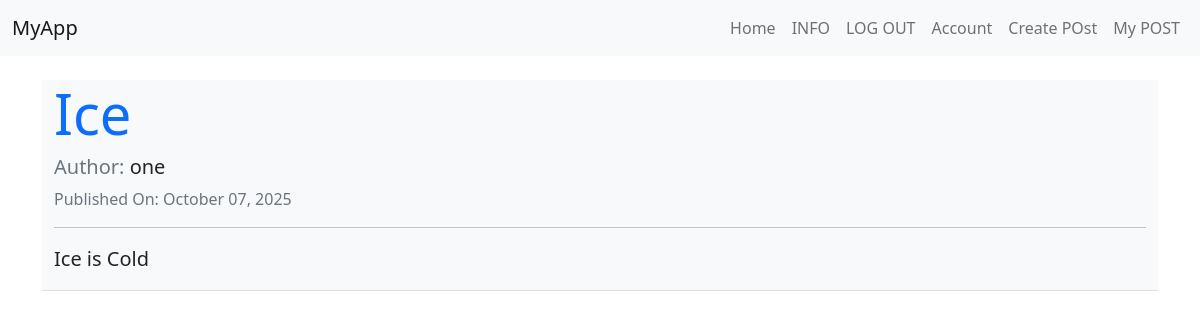
Page /1 (signed in) on the committed database.
### carForum/models.py (models this page shows, shortened)
class BlogPost(db.Model):
    users=db.relationship(Users)
    id=db.Column(db.Integer,primary_key=True)
    user_id=db.Column(db.Integer,db.ForeignKey('users.id'),nullable=False)
    date=db.Column(db.DateTime,nullable=False,default=lambda: datetime.now(timezone.utc))
    title=db.Column(db.String(128),nullable=False)
    text=db.Column(db.Text,nullable=False)

class Users(db.Model,UserMixin):
    __tablename__='users'
    id=db.Column(db.Integer,primary_key=True)
    profile_image=db.Column(db.String(64),nullable=False,default='default_profile.png')
    email=db.Column(db.String(64),unique=True,index=True)
    username=db.Column(db.String(20),unique=True,index=True)
    password_hash=db.Column(db.String(64))
    posts=db.relationship('BlogPost',backref='author',lazy=True)

### carForum/users/views.py (the view)
@users.route('/<username>')
def user_posts(username):
    page=request.args.get('page',1,type=int)
    user=Users.query.filter_by(username=username).first_or_404()
    blog_posts=BlogPost.query.filter_by(author=user).order_by(BlogPost.date.desc()).paginate(page=page,per_page=5)
    return render_template('user_blog_post.html',blog_posts=blog_posts,user=user)

### carForum/blog_posts/views.py (called while the page is built)
@blog_posts.route('/<int:blog_post_id>')
def blog_post(blog_post_id):
    blog_post=BlogPost.query.get_or_404(blog_post_id)
    return render_template('blog_post.html',title=blog_post.title,
                           date=blog_post.date,post=blog_post)

### carForum/models.py (called while the page is built)
@login_manager.user_loader
def load_user(user_id):
    return Users.query.get(user_id)

### carForum/templates/blog_post.html (shortened to what this page needs)
{% extends 'base.html' %}
{% block content %}
<div class="jumbotron jumbotron-fluid bg-light border-bottom mb-4">
  <div class="container">
    <h2 class="display-4 text-primary">{{ post.title }}</h2>
    <h5 class="text-muted">Author: <span class="text-dark">{{ post.author.username }}</span></h5>
    <p class="text-muted">Published On: {{ post.date.strftime('%B %d, %Y') }}</p>
    <hr>
    <p class="lead">{{ post.text }}</p>
  </div>
</div>
{% endblock %}

### rows in the picture
BlogPost: title "Ice", date "October 07, 2025", text "Ice is Cold"
Users: author.username "one"
